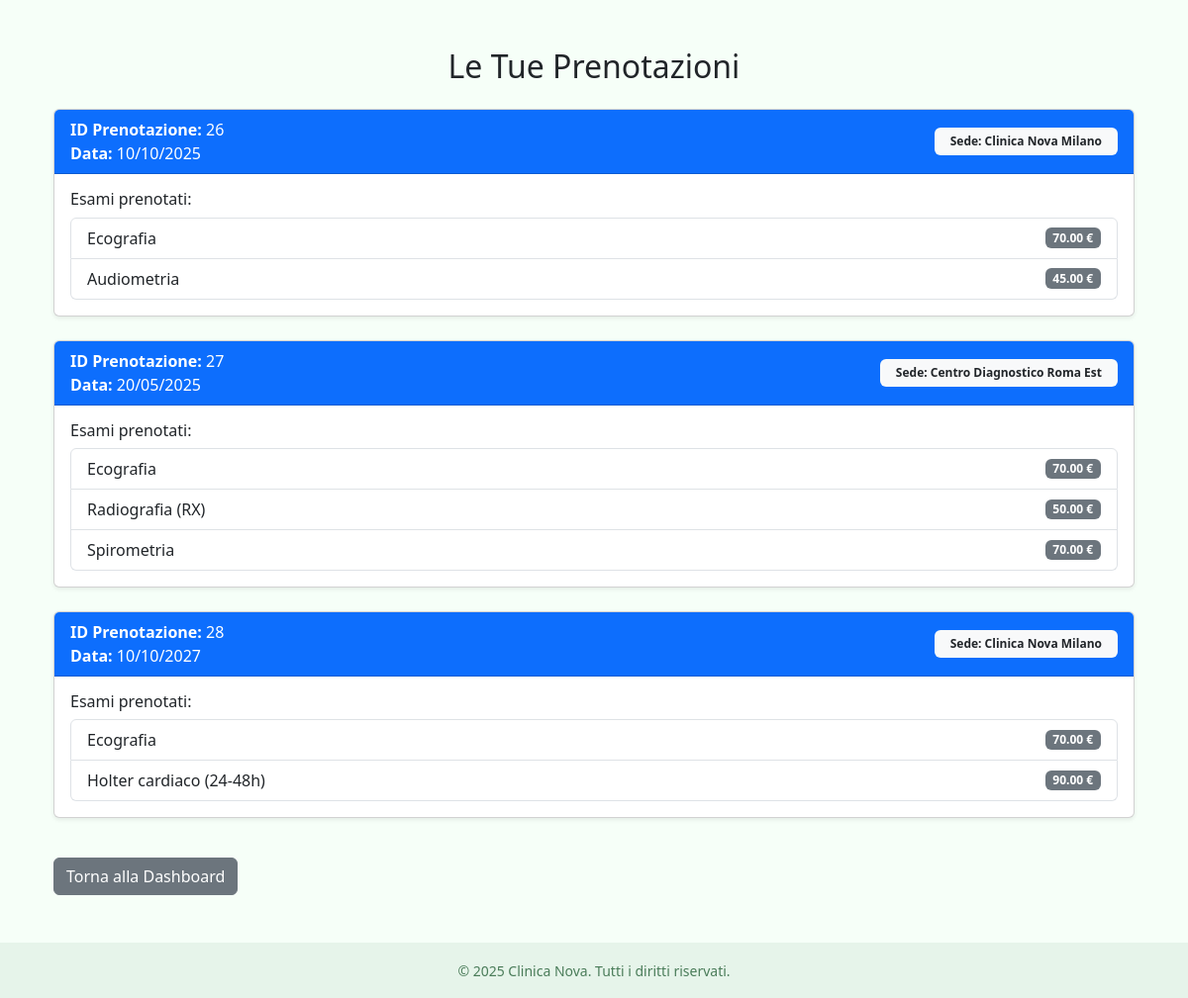
The app's page /visualizzaprenotazione (signed in) with its own data.
### CentroMedico/models.py (models this page shows, shortened)
class Prenotazione(models.Model):
    id_prenotazione = models.AutoField(primary_key=True)
    data_prenotazione = models.DateField()
    id_paziente = models.ForeignKey(Paziente, on_delete=models.CASCADE, related_name='prenotazioni')

class Sede(models.Model):
    codice_sede = models.AutoField(primary_key=True)
    nome = models.CharField(max_length=100)
    via = models.CharField(max_length=100)
    città = models.CharField(max_length=100)
    CAP = models.CharField(max_length=10)

class Esame(models.Model):
    id_esame = models.AutoField(primary_key=True)
    nome_esame = models.CharField(max_length=100)
    costo = models.DecimalField(max_digits=8, decimal_places=2)
    categoria = models.CharField(max_length=100, null=True, blank=True)

### CentroMedico/views.py (the view)
# urls.py: path('visualizzaprenotazione', visualizza_prenotazione, name='visualizza_prenotazione'),
def visualizza_prenotazione(request):
    user_id = request.session.get("user_id")
    prenotazioni = Prenotazione.objects.filter(id_paziente=user_id).prefetch_related(
        Prefetch(
            'esami',
            queryset=ListaEsami.objects.select_related('id_esame')
        )
    )
    prenotazioni_con_esami = {}
    for pren in prenotazioni:
        esami = [le.id_esame for le in pren.esami.all()]
        visita = pren.visita_medica  # Accesso diretto tramite related_name
        sede_nome = visita.sede.nome if visita.sede else "N.D."
        prenotazioni_con_esami[pren] = {
            "esami": esami,
            "sede": sede_nome
        }
    return render(request, 'visualizza_prenotazione.html', {'prenotazioni': prenotazioni_con_esami})

### templates/visualizza_prenotazione.html (shortened to what this page needs)
{% extends "base.html" %}
{% block content %}
<div class="container mt-5">
  <h2 class="mb-4 text-center">Le Tue Prenotazioni</h2>
  {% if prenotazioni %}
    {% for prenotazione, dati in prenotazioni.items %}
      <div class="card shadow-sm mb-4">
        <div class="card-header bg-primary text-white d-flex justify-content-between align-items-center">
          <div>
            <strong>ID Prenotazione:</strong> {{ prenotazione.id_prenotazione }}<br>
            <strong>Data:</strong> {{ prenotazione.data_prenotazione|date:"d/m/Y" }}
          </div>
          <span class="badge bg-light text-dark px-3 py-2">
            <strong>Sede:</strong> {{ dati.sede }}
          </span>
        </div>
        <div class="card-body">
          <h6 class="mb-2">Esami prenotati:</h6>
          <ul class="list-group">
            {% for esame in dati.esami %}
              <li class="list-group-item d-flex justify-content-between align-items-center">
                {{ esame.nome_esame }}
                <span class="badge bg-secondary">{{ esame.costo }} €</span>
              </li>
            {% endfor %}
          </ul>
        </div>
      </div>
    {% endfor %}
  {% else %}
    <div class="alert alert-info text-center">
      Nessuna prenotazione trovata.
    </div>
  {% endif %}
    <a href="{% url 'dashboard_paziente' %}" class="btn btn-secondary mt-3">Torna alla Dashboard</a>
</div>
{% endblock %}

### templates/base.html (style rules this page uses)
body { background-color: #f6fff8; }

### records on screen
Prenotazione: id_prenotazione "26", data_prenotazione "10/10/2025", sede "Clinica Nova Milano"
Esame: nome_esame "Ecografia", costo "70.00"
Esame: nome_esame "Audiometria", costo "45.00"
Prenotazione: id_prenotazione "27", data_prenotazione "20/05/2025", sede "Centro Diagnostico Roma Est"
Esame: nome_esame "Radiografia (RX)", costo "50.00"
Esame: nome_esame "Spirometria", costo "70.00"
Prenotazione: id_prenotazione "28", data_prenotazione "10/10/2027", sede "Clinica Nova Milano"
Esame: nome_esame "Holter cardiaco (24-48h)", costo "90.00"
